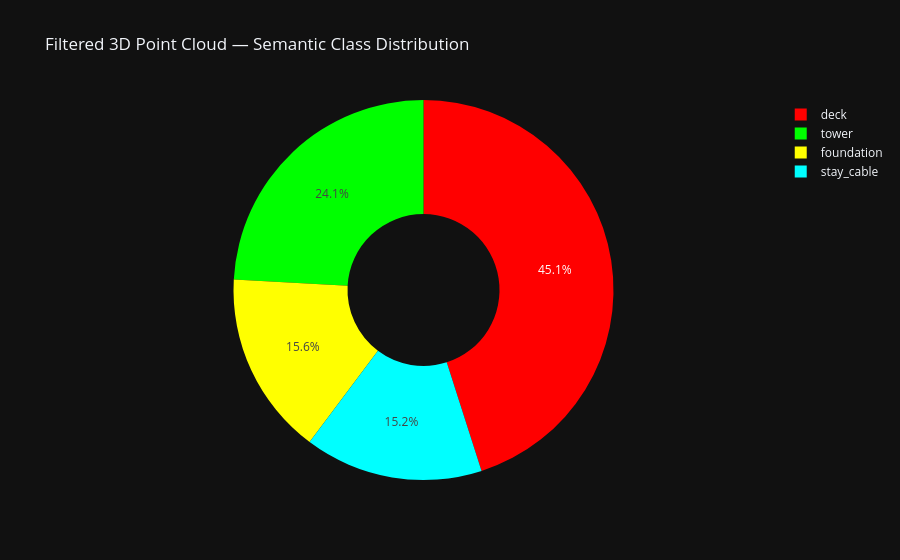

The code cell stored with this chart in its notebook:
### Markdown cell above
## 1. Load GPU PLY and Apply Filters

Loads `semantic_bridge_gpu.ply` (pycolmap-cuda12 pipeline), then runs structure-only filtering: drop background, per-class SOR, deck plane, **deck core density** (removes coplanar but sparse red outliers in along/lateral), and stay-cable structural envelope. Vertical axis comes from camera poses (drone "up" ≈ gravity). The same filter works on `semantic_bridge_sparse.ply`.

### Code cell
PLY_PATH = '../outputs/point_clouds/semantic_bridge_gpu.ply'
COLMAP_MODEL = '../outputs/gpu_pipeline/triangulated'

xyz_raw, rgb_raw, cids_raw = read_ply_file(PLY_PATH)
print(f"Loaded {len(xyz_raw):,} raw points from '{PLY_PATH}'")

# Gravity direction from camera poses (drone shots have ~zero roll).
# This anchors the bridge-local frame's vertical axis for the cable envelope filter.
up = estimate_up_from_reconstruction(COLMAP_MODEL)
print(f"Camera-derived up vector: {np.round(up, 3)}")

xyz, rgb, cids, filter_stats = filter_point_cloud(xyz_raw, rgb_raw, cids_raw, up_hint=up)
print(f"Filtered -> {len(xyz):,} structure points (removed {filter_stats.initial - filter_stats.final:,})")
print(f"  removed by stage: {filter_stats.removed_by_stage}")

def class_distribution(class_ids):
    unique, counts = np.unique(class_ids, return_counts=True)
    return pd.DataFrame({
        'Class ID': unique,
        'Class Name': [CLASS_NAMES[c] for c in unique],
        'Point Count': counts,
        'Percentage (%)': (counts / len(class_ids) * 100).round(2),
    })

df_before = class_distribution(cids_raw)
df_after = class_distribution(cids)
df_compare = df_before.merge(
    df_after, on=['Class ID', 'Class Name'], how='outer', suffixes=(' (before)', ' (after)')
).fillna(0)
display(df_compare)

fig_pie = px.pie(
    df_after, values='Point Count', names='Class Name',
    title='Filtered 3D Point Cloud — Semantic Class Distribution',
    color='Class Name',
    color_discrete_map={CLASS_NAMES[c]: CLASS_HEX_COLORS[c] for c in df_after['Class ID']},
    hole=0.4,
)
fig_pie.update_layout(template='plotly_dark')
fig_pie.show()

### Figure 1 — Plotly figure (JSON) as saved in the notebook; plotly's stock layout.template omitted (floating-point values rounded to 4 significant figures)
{"data": [{"customdata": [["deck"], ["stay_cable"], ["tower"], ["foundation"]], "domain": {"x": [0, 1], "y": [0, 1]}, "hole": 0.4, "hovertemplate": "Class Name=%{customdata[0]}<br>Point Count=%{value}<extra></extra>", "labels": ["deck", "stay_cable", "tower", "foundation"], "legendgroup": "", "marker": {"colors": ["#FF0000", "#00FFFF", "#00FF00", "#FFFF00"]}, "name": "", "showlegend": true, "type": "pie", "values": [8178, 2754, 4378, 2840]}], "layout": {"legend": {"tracegroupgap": 0}, "title": {"text": "Filtered 3D Point Cloud — Semantic Class Distribution"}}}
